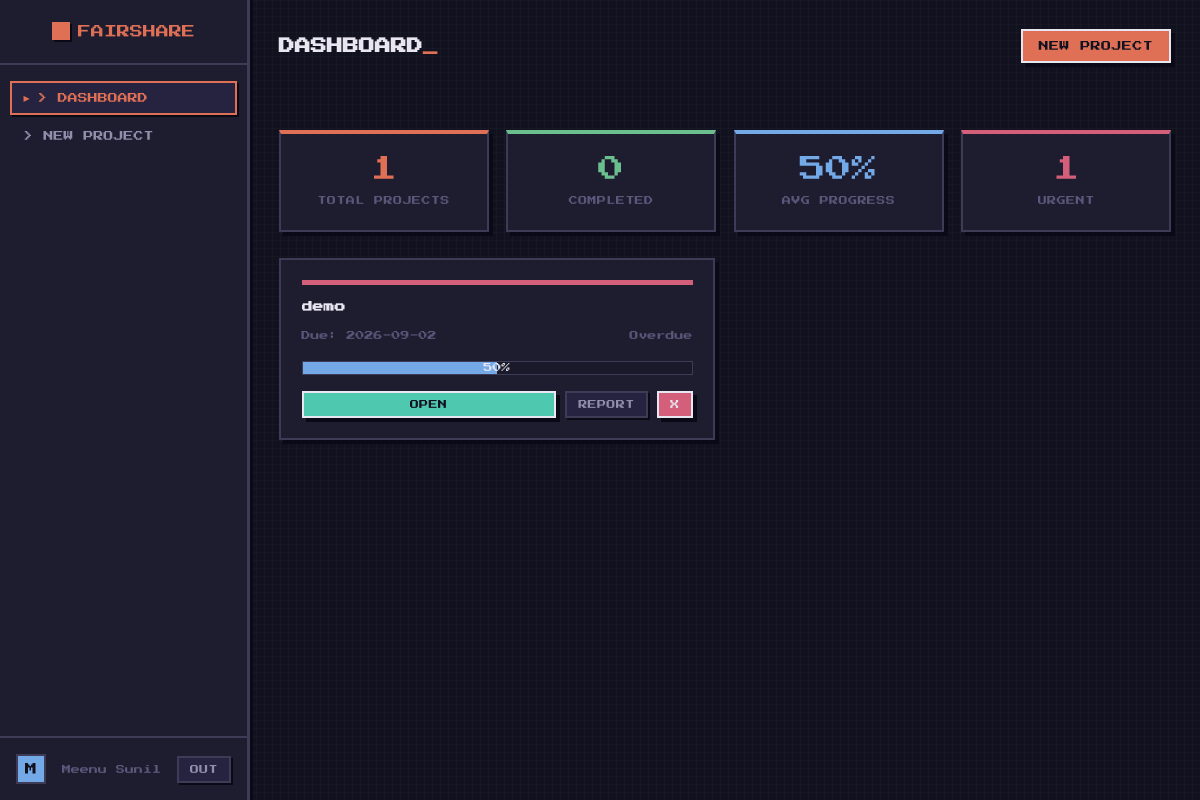
/ (signed in), run on the app's committed database.
### tables this page shows
CREATE TABLE projects (id INTEGER PRIMARY KEY AUTOINCREMENT, name TEXT NOT NULL, deadline TEXT, user_id INTEGER);

### app.py (the view)
@app.route("/")
@login_required
def home():
    conn = get_db_connection()
    projects = conn.execute(
        "SELECT * FROM projects WHERE user_id = ? OR user_id IS NULL ORDER BY id DESC",
        (session["user_id"],)
    ).fetchall()
    projects_with_info = []
    for project in projects:
        p_dict = dict(project)
        try:
            deadline_date = datetime.strptime(project["deadline"], "%Y-%m-%d").date()
            today = datetime.now().date()
            delta = (deadline_date - today).days
            if delta < 0:
                p_dict["days_left"] = "Overdue"
                p_dict["urgency"]   = "high"
            elif delta == 0:
                p_dict["days_left"] = "Due Today"
                p_dict["urgency"]   = "high"
            else:
                p_dict["days_left"] = f"{delta} days left"
                p_dict["urgency"]   = "normal"
        except (ValueError, TypeError):
            p_dict["days_left"] = "No Date Set"
            p_dict["urgency"]   = "none"
        _, _, progress = get_project_progress(conn, project["id"])
        p_dict["progress"] = progress
        projects_with_info.append(p_dict)
    conn.close()
    return render_template("index.html", projects=projects_with_info, user_name=session.get("user_name"))

### app.py (called while the page is built)
def get_db_connection():
    conn = sqlite3.connect(DB_PATH, timeout=30)
    conn.row_factory = sqlite3.Row
    conn.execute("PRAGMA journal_mode=WAL")
    conn.execute("PRAGMA foreign_keys = ON")  # Always on, not just in delete routes
    return conn

def login_required(f):
    @wraps(f)
    def decorated(*args, **kwargs):
        if "user_id" not in session:
            return redirect(url_for("login"))
        return f(*args, **kwargs)
    return decorated

def get_project_progress(conn, project_id):
    modules = conn.execute(
        "SELECT completed FROM modules WHERE project_id = ?", (project_id,)
    ).fetchall()
    total = len(modules)
    completed = sum(1 for m in modules if m["completed"])
    progress = int((completed / total) * 100) if total > 0 else 0
    return total, completed, progress

### templates/index.html (shortened to what this page needs)
<!DOCTYPE html>
<html lang="en">
<head>
</head>
<body>
    <div class="layout">
        <aside class="sidebar">
            <div class="logo-container">
                <div class="logo"><div class="logo-icon"></div>FAIRSHARE</div>
            </div>
            <nav class="nav">
                <a href="{{ url_for('home') }}" class="nav-link active">&gt; DASHBOARD</a>
                <a href="{{ url_for('create') }}" class="nav-link">&gt; NEW PROJECT</a>
            </nav>
            <div class="user-card">
                <div class="avatar">{{ user_name[0]|upper if user_name else 'U' }}</div>
                <div class="user-name">{{ user_name }}</div>
                <form action="{{ url_for('logout') }}" method="GET">
                    <button type="submit" class="px-btn btn-dark btn-small">OUT</button>
                </form>
            </div>
        </aside>
        <main class="main-content">
            <header class="topbar">
                <h1>DASHBOARD<span style="color:var(--coral);animation:blink 1.2s step-end infinite;font-size:16px;">_</span></h1>
                <a href="{{ url_for('create') }}" class="px-btn btn-coral">NEW PROJECT</a>
            </header>
            {% set total = projects|length if projects else 0 %}
            {% set done = projects|selectattr('progress','equalto',100)|list|length if projects else 0 %}
            {% set urgent = projects|selectattr('urgency','equalto','high')|list|length if projects else 0 %}
            {% set total_prog = projects|sum(attribute='progress') if projects else 0 %}
            {% set avg_prog = (total_prog / total)|round|int if total > 0 else 0 %}
            <section class="stats-grid">
                <div class="px-panel stat-card"><div class="stat-val sv-coral">{{ total }}</div><div class="stat-label">Total Projects</div></div>
                <div class="px-panel stat-card"><div class="stat-val sv-mint">{{ done }}</div><div class="stat-label">Completed</div></div>
                <div class="px-panel stat-card"><div class="stat-val sv-sky">{{ avg_prog }}%</div><div class="stat-label">Avg Progress</div></div>
                <div class="px-panel stat-card"><div class="stat-val sv-rose">{{ urgent }}</div><div class="stat-label">Urgent</div></div>
            </section>
            <section class="projects-grid">
                {% if projects %}
                    {% for project in projects %}
                    <div class="px-panel project-card" style="animation-delay: {{ loop.index * 0.05 }}s;">
                        <div class="accent-bar urgency-{{ project.urgency|default('med') }}"></div>
                        <div class="project-header"><h3>{{ project.name }}</h3></div>
                        <div class="project-meta">
                            <span>Due: {{ project.deadline }}</span>
                            <span>{{ project.days_left }}</span>
                        </div>
                        <div class="progress-wrapper">
                            <div class="progress-bar" data-progress="{{ project.progress|default(0) }}"></div>
                            <div class="progress-text">{{ project.progress|default(0) }}%</div>
                        </div>
                        <div class="project-actions">
                            <a href="{{ url_for('project_modules', project_id=project.id) }}" class="px-btn btn-teal btn-small" style="flex:1;text-align:center;">OPEN</a>
                            <a href="{{ url_for('project_report', project_id=project.id) }}" class="px-btn btn-dark btn-small">REPORT</a>
                            <form action="{{ url_for('delete_project', project_id=project.id) }}" method="POST" onsubmit="return confirm('Delete this project?');">
                                <button type="submit" class="px-btn btn-rose btn-small">X</button>
                            </form>
                        </div>
                    </div>
                    {% endfor %}
                {% else %}
                    <div class="px-panel empty-state">
                        <h3>NO PROJECTS YET</h3>
                        <p>Time to start something cool!</p>
                    </div>
                {% endif %}
            </section>
        </main>
    </div>
</body>
</html>

### data on the page
projects: name "demo", deadline "2026-09-02", days_left "Overdue", progress "50"

### other printed values
{{ user_name[0]|upper if user_name else 'U' }} "M"
{{ user_name }} "Meenu Sunil"
{{ total }} "1"
{{ done }} "0"
{{ avg_prog }} "50"
{{ urgent }} "1"
